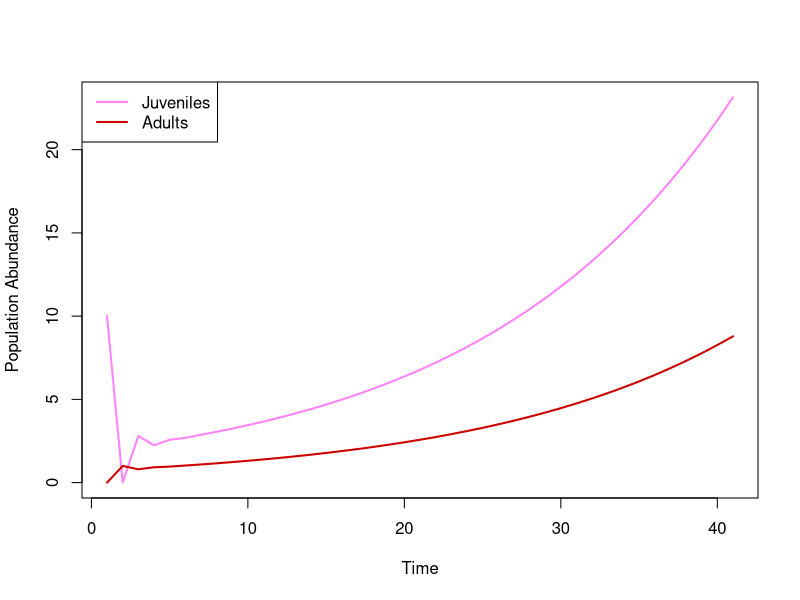
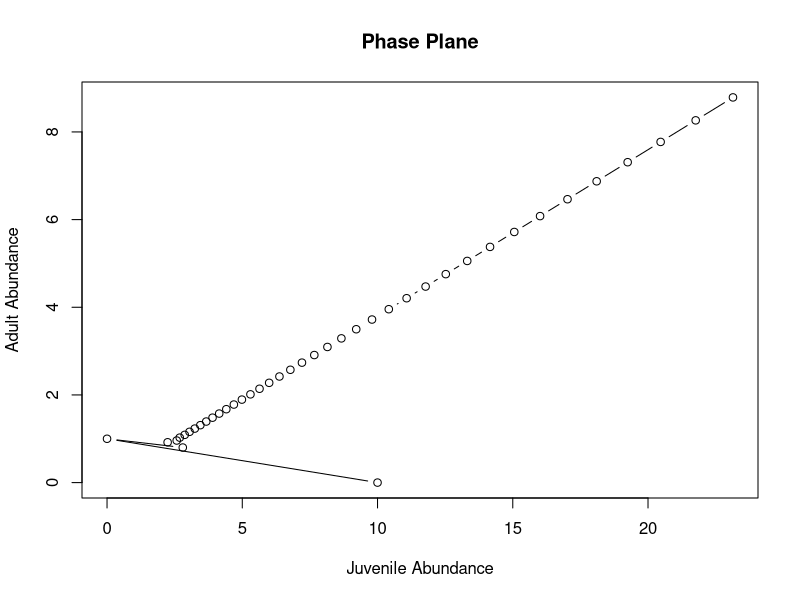
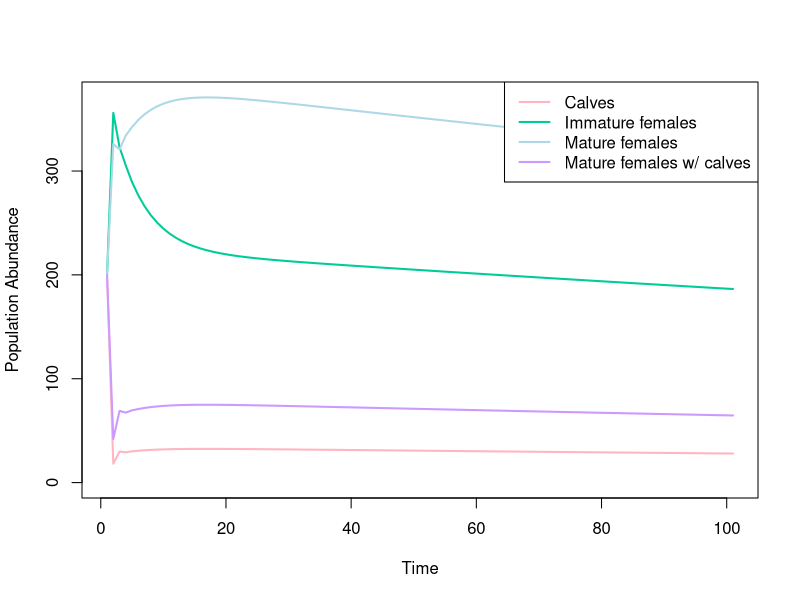
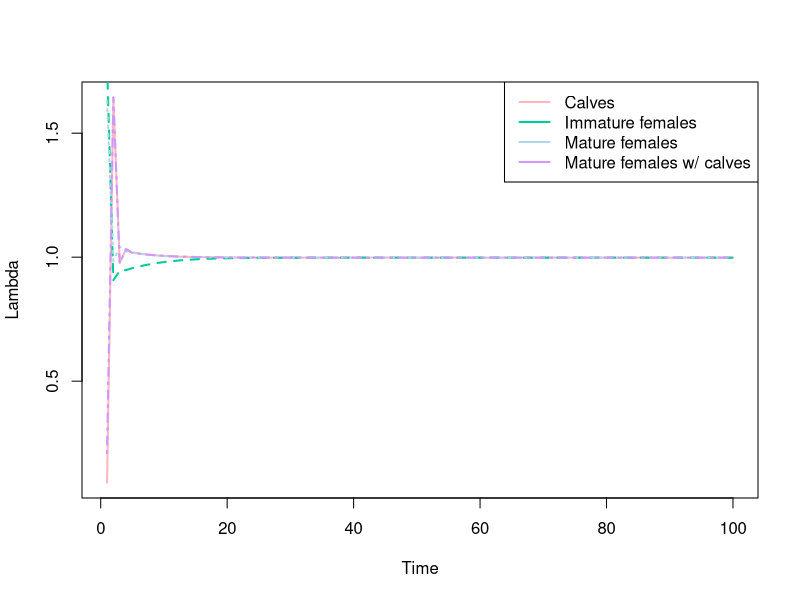
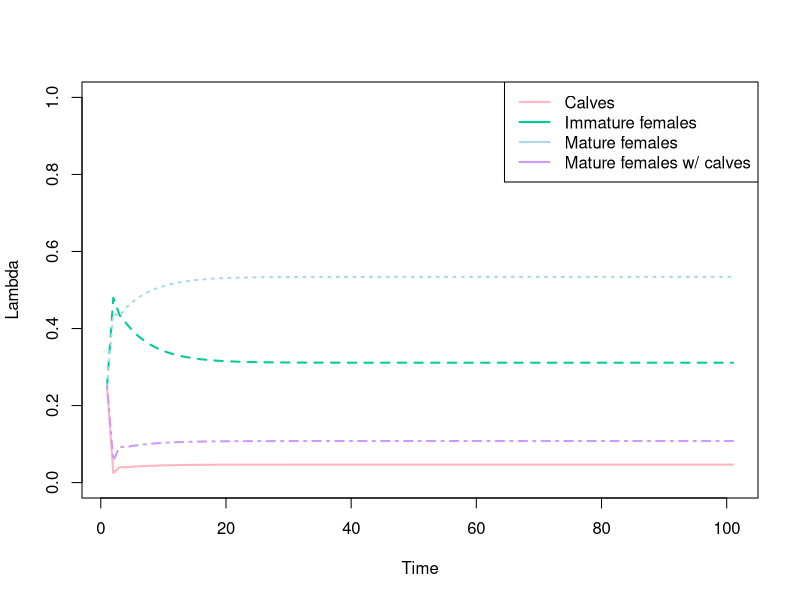

Write the R code that produced these figures, in order.
## ---- chunk 1
## Parameters
S_J <- 0.1
S_A <- 0.8
f <- 3.5

## Time
t <- seq(0, 40, 1)

## Empty vectors and initial conditions
J <- c(); J[1] <- 10
A <- c(); A[1] <- 0

## For loop
for (i in 2:length(t)){
  J[i] <- A[i-1]*S_A*f
  A[i] <- A[i-1]*S_A + J[i-1]*S_J
}

## Plotting
plot(J, type = "l", col = "orchid1", lwd = 2, xlab = "Time", ylab = "Population Abundance")
lines(A, col = "red3", lwd = 2)
legend("topleft", legend = c("Juveniles", "Adults"), col = c("orchid1", "red3"), lwd = 2)
## ---- chunk 2
## Matrix to make this easier to conceptualise
popn_matrix <- cbind(t, J, A)
head(popn_matrix)

## Empty vectors
J_lambdas <- c(); A_lambdas <- c()

## For loop
for (i in 2:nrow(popn_matrix)){
  J_lambdas[i-1] <- popn_matrix[i, 2]/popn_matrix[i-1, 2]
  A_lambdas[i-1] <- popn_matrix[i, 3]/popn_matrix[i-1, 3]
}

## Growth rate at requested time points
J_lambdas[20]; J_lambdas[30]; J_lambdas[40]
A_lambdas[20]; A_lambdas[30]; A_lambdas[40]
## ---- chunk 3
total_popn <- rowSums(popn_matrix[ ,2:3])
head(total_popn)

J_prop <- popn_matrix[ ,2]/total_popn
head(J_prop)

J_prop[20]; J_prop[30]; J_prop[40]
## ---- chunk 4
plot(J, A, type = "b", xlab = "Juvenile Abundance", ylab = "Adult Abundance", main = "Phase Plane")
## ---- chunk 5
## Parameters
p21 <- 0.92; p22 <- 0.86
p32 <- 0.08; p33 <- 0.80; p34 <- 0.75
p42 <- 0.02; p43 <- 0.19

## Fecundity equations
F2 <- 0.5*p42*sqrt(p34); F3 <- 0.5*p43*sqrt(p34)

## Time
t <- seq(0, 100, 1)

## Empty vectors and initial conditions
n1 <- c(); n1[1] <- 200
n2 <- c(); n2[1] <- 200
n3 <- c(); n3[1] <- 200
n4 <- c(); n4[1] <- 200

## Model simulation via for loop
for (i in 2:length(t)){
  n1[i] <- F2*n2[i-1] + F3*n3[i-1]
  n2[i] <- p22*n2[i-1] + p21*n1[i-1]
  n3[i] <- p33*n3[i-1] + p32*n2[i-1] + p34*n4[i-1]
  n4[i] <- p42*n2[i-1] + p43*n3[i-1]
}

popn_matrix <- cbind(t, n1, n2, n3, n4)
head(popn_matrix)

## Plotting
plot(n1, type = "l", col = "lightpink", lwd = 2, xlab = "Time", ylab = "Population Abundance", ylim = c(0, max(popn_matrix)))
lines(n2, col = "#00CC99", lwd = 2)
lines(n3, col = "lightblue", lwd = 2)
lines(n4, col = "#CC99FF", lwd = 2)
legend("topright", legend = c("Calves", "Immature females", "Mature females", "Mature females w/ calves"), col = c("lightpink", "#00CC99", "lightblue", "#CC99FF"), lwd = 2)
## ---- chunk 6
## Empty vectors
n1_lambdas <- c(); n2_lambdas <- c(); n3_lambdas <- c(); n4_lambdas <- c()

## For loop
for (i in 2:nrow(popn_matrix)){
  n1_lambdas[i-1] <- popn_matrix[i, 2]/popn_matrix[i-1, 2]
  n2_lambdas[i-1] <- popn_matrix[i, 3]/popn_matrix[i-1, 3]
  n3_lambdas[i-1] <- popn_matrix[i, 4]/popn_matrix[i-1, 4]
  n4_lambdas[i-1] <- popn_matrix[i, 5]/popn_matrix[i-1, 5]
}

plot(n1_lambdas, type = "l", col = "lightpink", lwd = 2, lty = 1, xlab = "Time", ylab = "Lambda")
lines(n2_lambdas, col = "#00CC99", lwd = 2, lty = 2)
lines(n3_lambdas, col = "lightblue", lwd = 2, lty = 3)
lines(n4_lambdas, col = "#CC99FF", lwd = 2, lty = 4)
legend("topright", legend = c("Calves", "Immature females", "Mature females", "Mature females w/ calves"), col = c("lightpink", "#00CC99", "lightblue", "#CC99FF"), lwd = 2)

n1_lambdas[length(n1_lambdas)]
n2_lambdas[length(n2_lambdas)]
n3_lambdas[length(n3_lambdas)]
n4_lambdas[length(n4_lambdas)]
## ---- chunk 7
total_popn <- rowSums(popn_matrix[ ,2:5])
head(total_popn)

n1_prop <- popn_matrix[ ,2]/total_popn
n2_prop <- popn_matrix[ ,3]/total_popn
n3_prop <- popn_matrix[ ,4]/total_popn
n4_prop <- popn_matrix[ ,5]/total_popn

plot(n1_prop, type = "l", col = "lightpink", lwd = 2, lty = 1, xlab = "Time", ylab = "Lambda", ylim = c(0, 1))
lines(n2_prop, col = "#00CC99", lwd = 2, lty = 2)
lines(n3_prop, col = "lightblue", lwd = 2, lty = 3)
lines(n4_prop, col = "#CC99FF", lwd = 2, lty = 4)
legend("topright", legend = c("Calves", "Immature females", "Mature females", "Mature females w/ calves"), col = c("lightpink", "#00CC99", "lightblue", "#CC99FF"), lwd = 2)

n1_prop[length(n1_prop)]
n2_prop[length(n2_prop)]
n3_prop[length(n3_prop)]
n4_prop[length(n4_prop)]
## ---- chunk 8
## Value of p34
p34 <- 0.77

## Fecundity equations
F2 <- 0.5*p42*sqrt(p34); F3 <- 0.5*p43*sqrt(p34)

## Empty vectors and initial conditions
n1 <- c(); n1[1] <- 200
n2 <- c(); n2[1] <- 200
n3 <- c(); n3[1] <- 200
n4 <- c(); n4[1] <- 200

## Model simulation via for loop
for (i in 2:length(t)){
  n1[i] <- F2*n2[i-1] + F3*n3[i-1]
  n2[i] <- p22*n2[i-1] + p21*n1[i-1]
  n3[i] <- p33*n3[i-1] + p32*n2[i-1] + p34*n4[i-1]
  n4[i] <- p42*n2[i-1] + p43*n3[i-1]
}

popn_matrix <- cbind(t, n1, n2, n3, n4)

## Finding geometric population growth rate
n1_lambdas <- c(); n2_lambdas <- c(); n3_lambdas <- c(); n4_lambdas <- c()

for (i in 2:nrow(popn_matrix)){
  n1_lambdas[i-1] <- popn_matrix[i, 2]/popn_matrix[i-1, 2]
  n2_lambdas[i-1] <- popn_matrix[i, 3]/popn_matrix[i-1, 3]
  n3_lambdas[i-1] <- popn_matrix[i, 4]/popn_matrix[i-1, 4]
  n4_lambdas[i-1] <- popn_matrix[i, 5]/popn_matrix[i-1, 5]
}

n1_lambdas[length(n1_lambdas)]; n2_lambdas[length(n2_lambdas)]; n3_lambdas[length(n3_lambdas)]; n4_lambdas[length(n4_lambdas)]
## ---- chunk 9
n4_SSD <- n4_prop[length(n4_prop)]; 77*n4_SSD
